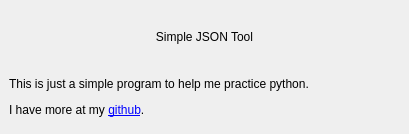
<?xml version="1.0" encoding="UTF-8"?>
<ui version="4.0">
 <class>About</class>
 <widget class="QMainWindow" name="About">
  <property name="geometry">
   <rect>
    <x>0</x>
    <y>0</y>
    <width>409</width>
    <height>134</height>
   </rect>
  </property>
  <property name="sizePolicy">
   <sizepolicy hsizetype="Minimum" vsizetype="Minimum">
    <horstretch>0</horstretch>
    <verstretch>0</verstretch>
   </sizepolicy>
  </property>
  <property name="maximumSize">
   <size>
    <width>409</width>
    <height>134</height>
   </size>
  </property>
  <property name="windowTitle">
   <string>About</string>
  </property>
  <property name="windowIcon">
   <iconset>
    <normaloff>icon/ms_icon.jpg</normaloff>icon/ms_icon.jpg</iconset>
  </property>
  <widget class="QWidget" name="centralwidget">
   <layout class="QVBoxLayout" name="verticalLayout">
    <item>
     <widget class="QLabel" name="label">
      <property name="sizePolicy">
       <sizepolicy hsizetype="Minimum" vsizetype="Minimum">
        <horstretch>0</horstretch>
        <verstretch>0</verstretch>
       </sizepolicy>
      </property>
      <property name="styleSheet">
       <string notr="true">font: 75 20pt &quot;MS Shell Dlg 2&quot;;</string>
      </property>
      <property name="text">
       <string>Simple JSON Tool</string>
      </property>
      <property name="alignment">
       <set>Qt::AlignCenter</set>
      </property>
     </widget>
    </item>
    <item>
     <widget class="QLabel" name="label_2">
      <property name="text">
       <string>&lt;html&gt;&lt;head/&gt;&lt;body&gt;&lt;p&gt;This is just a simple program to help me practice python. &lt;/p&gt;&lt;p&gt;I have more at my &lt;a href=&quot;https://github.com/brianhammond&quot;&gt;&lt;span style=&quot; text-decoration: underline; color:#0000ff;&quot;&gt;github&lt;/span&gt;&lt;/a&gt;.&lt;/p&gt;&lt;/body&gt;&lt;/html&gt;</string>
      </property>
      <property name="openExternalLinks">
       <bool>true</bool>
      </property>
     </widget>
    </item>
   </layout>
  </widget>
 </widget>
 <resources/>
 <connections/>
</ui>
